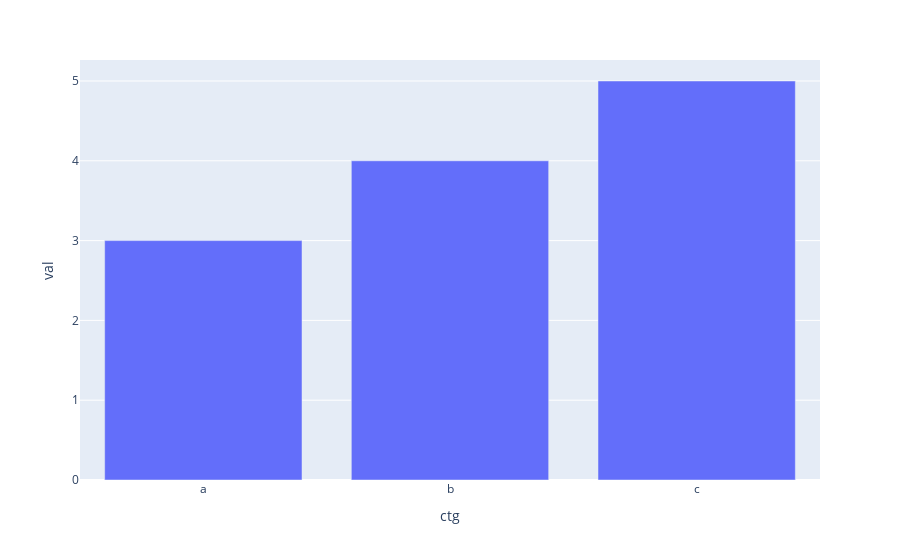

Notebook code for this chart:
### Code cell
#Q5 generat a bar plot using matplotlib
import plotly.express as px
df = pd.DataFrame({'ctg':['a', 'b', 'c'], 'val':[3, 4, 5]})
fig = px.bar(df, x="ctg", y = "val")
fig.show()

### Figure 1 — Plotly figure (JSON) as saved in the notebook; plotly's stock layout.template omitted (floating-point values rounded to 4 significant figures)
{"data": [{"hovertemplate": "ctg=%{x}<br>val=%{y}<extra></extra>", "legendgroup": "", "marker": {"color": "#636efa", "pattern": {"shape": ""}}, "name": "", "orientation": "v", "showlegend": false, "textposition": "auto", "type": "bar", "x": ["a", "b", "c"], "xaxis": "x", "y": [3, 4, 5], "yaxis": "y"}], "layout": {"barmode": "relative", "legend": {"tracegroupgap": 0}, "margin": {"t": 60}, "xaxis": {"anchor": "y", "domain": [0, 1], "title": {"text": "ctg"}}, "yaxis": {"anchor": "x", "domain": [0, 1], "title": {"text": "val"}}}}
